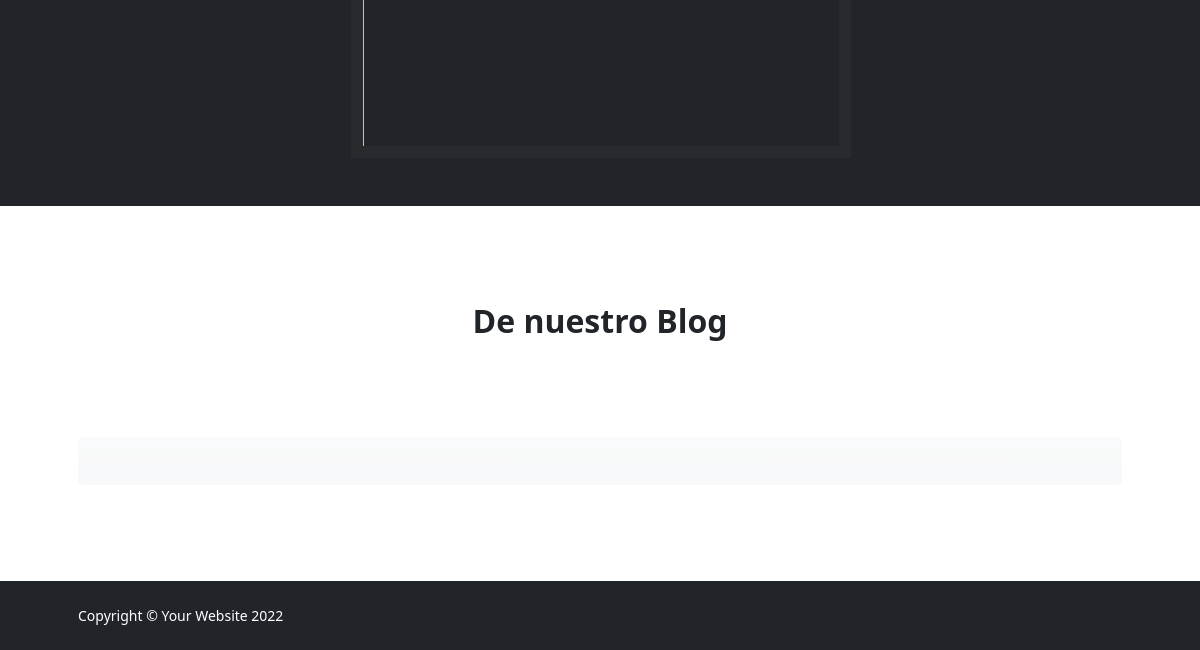
/index/ (lower part), run on an earlier commit of the app's database.
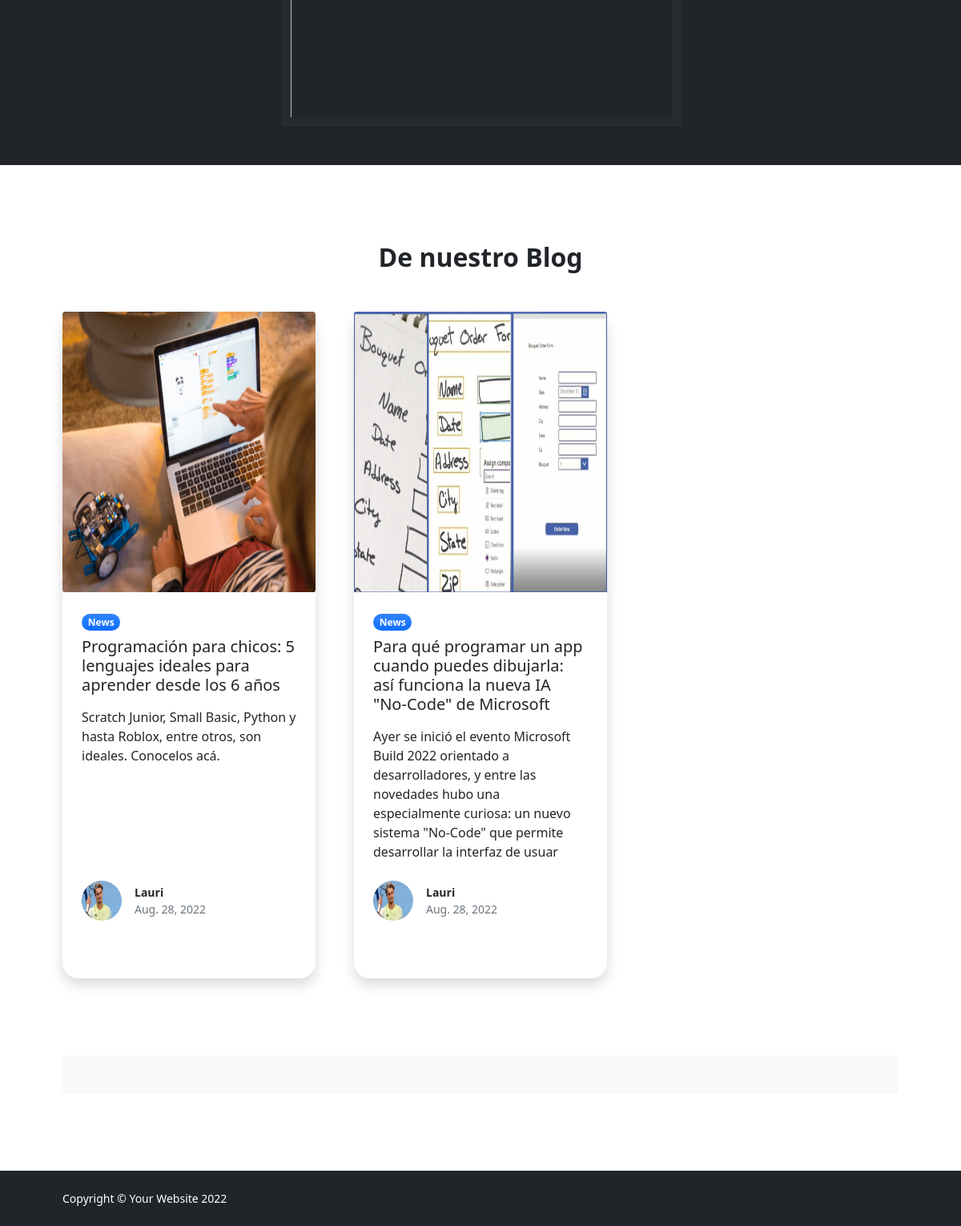
And on a later commit of the database.
### Blog_General/models.py (models this page shows, shortened)
class Publicacion(models.Model):
    options= (
        ('draft', 'Draft'),
        ('publicado', 'Publicado'),
    )
    options2= (
        ('no', 'no'),
        ('si', 'si'),
    )
    titulo = models.CharField(max_length=100)
    descripcion = models.TextField(max_length = 200, default="Some String")
    contenido = RichTextField(blank=True, null=True)
    imagen = models.URLField(blank=True, null=True)
    fecha = models.DateField(auto_now_add=True)
    publicado = models.CharField(max_length=10, choices=options, default='draft')
    muestra_inferior = models.CharField(max_length=10, choices=options2, default='no')
    muestra_superior = models.CharField(max_length=10, choices=options2, default='no')
    likes = models.ManyToManyField(User, related_name='entry_likes', blank=True)
    avatar = models.URLField(blank=True, null=True)
    user = models.ForeignKey(User, on_delete=models.CASCADE, null=True) # El autor sera una ForeignKey la cual es igual al usuario conectado.
    def AvatarPublicacion(self): #Buscamos el Avatar segun usuario/autor.
        if self.user:
            return Avatar.objects.filter(user=self.user.id).last().imagen.url if Avatar.objects.filter(user=self.user.id).last() else Avatar(user=self.user, imagen=os.path.join(MEDIA_URL, 'img/default.jpg')).imagen.url
        else:
            return Avatar(user=self.user, imagen=os.path.join(MEDIA_URL, 'img/default.jpg')).imagen.url
    def imagen_Publicacion(self): #Buscamos el Avatar segun usuario/autor.
        return BlogImagen.objects.filter(publicacion_id=self.id).last().imagen.url if BlogImagen.objects.filter(publicacion_id=self.id).last() else BlogImagen(publicacion_id=self.id, imagen=os.path.join(MEDIA_URL, 'img/defaultblog.jpg')).imagen.url

class BlogImagen(models.Model):
    publicacion_id = models.ForeignKey(Publicacion, on_delete=models.CASCADE, null=True ,blank=True, related_name="imagen_blog")
    imagen = models.ImageField(upload_to='BlogImagenes', blank=True , null=True)

### RegistroUsuarios/models.py (models this page shows, shortened)
class Avatar(models.Model):
    user = models.ForeignKey(User, on_delete=models.CASCADE)
    imagen = models.ImageField(upload_to='avatares', blank=True , null=True)

### Main/views.py (the view)
# urls.py: path('index/', indexview, name='index'),
def indexview(request): #Renderizamos IndexBase con los posteos que tengan la propiedad Muestra_Inferior="si"
    posteos = Publicacion.objects.filter(muestra_inferior= 'si', publicado="publicado")
    return render(request, 'indexBase.html', {'posteos': posteos})

### Main/context_procesor.py (called while the page is built, shortened)
def getUserInfo(request):
    context = {}
    if not request.user.is_authenticated:
        context['formAuth'] = AuthenticationForm()
    return context

### templates/indexBase.html (shortened to what this page needs)
<!DOCTYPE html>
<html lang="en">
<head>
    {% load static %}
    <link href="https://cdn.jsdelivr.net/npm/bootstrap-icons@1.5.0/font/bootstrap-icons.css" rel="stylesheet" />
    <link href="{% static 'scripts.js' %}" rel="stylesheet" />
    <link href="{% static 'css\styles.css' %}" rel="stylesheet" />
</head>
<body class="d-flex flex-column h-100">
    <main class="flex-shrink-0">
        {% block navigation %}
        <header class="bg-dark py-5">
            <div class="container px-5">
                <div class="row gx-5 align-items-center justify-content-center">
                    <div class="col-lg-6 order-1 order-lg-2 hero-img" data-aos="zoom-in" data-aos-delay="200">
                        &nbsp;&nbsp;&nbsp;&nbsp;&nbsp;&nbsp;&nbsp;&nbsp;&nbsp;&nbsp;&nbsp;&nbsp;&nbsp;&nbsp;<img
                            src="http://imgfz.com/i/eZ5KGQo.gif" style="border: 12px solid rgba(63, 63, 63, 0.247);"
                            width="500" height="400" alt="">
                    </div>
                </div>
        </header>
        <section class="py-5">
            <div class="container px-5 my-5">
                <div class="row gx-5 justify-content-center">
                    <div class="col-lg-8 col-xl-6">
                        <div class="text-center">
                            <h2 class="fw-bolder">De nuestro Blog</h2>
                        </div>
                    </div>
                </div>
                <div class="row gx-5">
                    {% for posteos in posteos %}
                    <div class="col-lg-4 mb-5">
                        <div class="card h-100 shadow border-0">
                            <img class="card-img-top" src="{{posteos.imagen_Publicacion}}" width="500" height="350" alt="..." />
                            <div class="card-body p-4">
                                <div class="badge bg-primary bg-gradient rounded-pill mb-2">News</div>
                                <a class="text-decoration-none link-dark stretched-link"
                                    href="{% url 'verpost' posteos.id %}">
                                    <div class="h5 card-title mb-3">{{posteos.titulo}}</div>
                                </a>
                                <p class="card-text mb-0">{{posteos.descripcion}}</p>
                            </div>
                            <div class="card-footer p-4 pt-0 bg-transparent border-top-0">
                                <div class="d-flex align-items-end justify-content-between">
                                    <div class="d-flex align-items-center">
                                        <img class="rounded-circle me-3" src="{{posteos.AvatarPublicacion}}" alt="user"
                                            class="rounded-circle" width="50" height="50" />
                                        <div class="small">
                                            <div class="fw-bold">{{posteos.user}}</div>
                                            <div class="text-muted">{{posteos.fecha}}</div>
                                        </div>
                                    </div>
                                </div>
                                <br></br>
                            </div>
                        </div>
                    </div>
                    {% endfor %}
                </div>
                <aside class="bg-light bg-gradient rounded-3 p-4 p-sm-7 mt-5">
        </section>
    </main>
    <footer class="bg-dark py-4 mt-auto">
        <div class="container px-5">
            <div class="row align-items-center justify-content-between flex-column flex-sm-row">
                <div class="col-auto">
                    <div class="small m-0 text-white">Copyright &copy; Your Website 2022</div>
                </div>
            </div>
        </div>
    </footer>
    {% endblock navigation %}
</body>
</html>

What changed in the data, as far as the page shows it:
added Publicacion: imagen_Publicacion (picture), titulo "Programación para chicos: 5 lenguajes ideales para aprender desde los 6 años", descripcion "Scratch Junior, Small Basic, Python y hasta Roblox, entre otros, son ideales. Conocelos acá.", AvatarPublicacion (picture), user "Lauri", fecha "Aug. 28, 2022"
added Publicacion: imagen_Publicacion (picture), titulo "Para qué programar un app cuando puedes dibujarla: así funciona la nueva IA \"No-Code\" de Microsoft", descripcion "Ayer se inició el evento Microsoft Build 2022 orientado a desarrolladores, y entre las novedades hubo una especialmente curiosa: un nuevo sistema \"No-Code\" que permite desarrollar la interfaz de usuar", AvatarPublicacion (picture), user "Lauri", fecha "Aug. 28, 2022"
